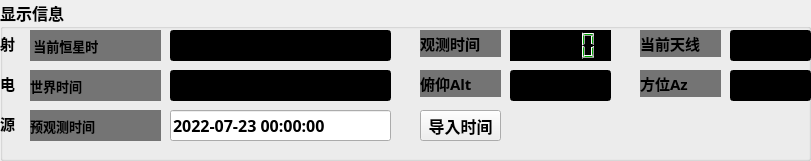
   <widget class="QGroupBox" name="groupBox_1">
    <property name="geometry">
     <rect>
      <x>0</x>
      <y>440</y>
      <width>811</width>
      <height>161</height>
     </rect>
    </property>
    <property name="font">
     <font>
      <family>Agency FB</family>
      <pointsize>12</pointsize>
      <weight>75</weight>
      <bold>true</bold>
     </font>
    </property>
    <property name="title">
     <string>显示信息</string>
    </property>
    <widget class="QLineEdit" name="lineEdit_2">
     <property name="geometry">
      <rect>
       <x>170</x>
       <y>70</y>
       <width>221</width>
       <height>31</height>
      </rect>
     </property>
     <property name="font">
      <font>
       <pointsize>12</pointsize>
       <weight>75</weight>
       <bold>true</bold>
      </font>
     </property>
     <property name="styleSheet">
      <string notr="true">color: rgb(0, 170, 0);
background-color: rgb(0, 0, 0);</string>
     </property>
    </widget>
    <widget class="QLineEdit" name="lineEdit_1">
     <property name="geometry">
      <rect>
       <x>170</x>
       <y>30</y>
       <width>221</width>
       <height>31</height>
      </rect>
     </property>
     <property name="font">
      <font>
       <pointsize>12</pointsize>
       <weight>75</weight>
       <bold>true</bold>
      </font>
     </property>
     <property name="styleSheet">
      <string notr="true">color: rgb(0, 170, 0);
background-color: rgb(0, 0, 0);</string>
     </property>
    </widget>
    <widget class="QLabel" name="label_6">
     <property name="geometry">
      <rect>
       <x>30</x>
       <y>70</y>
       <width>131</width>
       <height>31</height>
      </rect>
     </property>
     <property name="font">
      <font>
       <pointsize>10</pointsize>
       <weight>75</weight>
       <bold>true</bold>
      </font>
     </property>
     <property name="styleSheet">
      <string notr="true">background-color: rgb(116, 116, 116);</string>
     </property>
     <property name="text">
      <string>世界时间</string>
     </property>
    </widget>
    <widget class="QLabel" name="label_7">
     <property name="geometry">
      <rect>
       <x>30</x>
       <y>110</y>
       <width>131</width>
       <height>31</height>
      </rect>
     </property>
     <property name="font">
      <font>
       <pointsize>10</pointsize>
       <weight>75</weight>
       <bold>true</bold>
      </font>
     </property>
     <property name="styleSheet">
      <string notr="true">background-color: rgb(116, 116, 116);</string>
     </property>
     <property name="text">
      <string>预观测时间</string>
     </property>
    </widget>
    <widget class="QLabel" name="label_4">
     <property name="geometry">
      <rect>
       <x>0</x>
       <y>70</y>
       <width>21</width>
       <height>27</height>
      </rect>
     </property>
     <property name="sizePolicy">
      <sizepolicy hsizetype="Preferred" vsizetype="Preferred">
       <horstretch>1</horstretch>
       <verstretch>0</verstretch>
      </sizepolicy>
     </property>
     <property name="font">
      <font>
       <pointsize>11</pointsize>
       <weight>75</weight>
       <bold>true</bold>
      </font>
     </property>
     <property name="styleSheet">
      <string notr="true"/>
     </property>
     <property name="text">
      <string>电</string>
     </property>
    </widget>
    <widget class="QLabel" name="label_5">
     <property name="geometry">
      <rect>
       <x>0</x>
       <y>110</y>
       <width>21</width>
       <height>27</height>
      </rect>
     </property>
     <property name="sizePolicy">
      <sizepolicy hsizetype="Preferred" vsizetype="Preferred">
       <horstretch>1</horstretch>
       <verstretch>0</verstretch>
      </sizepolicy>
     </property>
     <property name="font">
      <font>
       <pointsize>11</pointsize>
       <weight>75</weight>
       <bold>true</bold>
      </font>
     </property>
     <property name="styleSheet">
      <string notr="true"/>
     </property>
     <property name="text">
      <string>源</string>
     </property>
    </widget>
    <widget class="QLabel" name="label_1">
     <property name="geometry">
      <rect>
       <x>30</x>
       <y>30</y>
       <width>131</width>
       <height>31</height>
      </rect>
     </property>
     <property name="font">
      <font>
       <pointsize>10</pointsize>
       <weight>75</weight>
       <bold>true</bold>
      </font>
     </property>
     <property name="styleSheet">
      <string notr="true">background-color: rgb(116, 116, 116);</string>
     </property>
     <property name="text">
      <string> 当前恒星时</string>
     </property>
    </widget>
    <widget class="QLabel" name="label_3">
     <property name="geometry">
      <rect>
       <x>0</x>
       <y>30</y>
       <width>21</width>
       <height>27</height>
      </rect>
     </property>
     <property name="sizePolicy">
      <sizepolicy hsizetype="Preferred" vsizetype="Preferred">
       <horstretch>1</horstretch>
       <verstretch>0</verstretch>
      </sizepolicy>
     </property>
     <property name="font">
      <font>
       <pointsize>11</pointsize>
       <weight>75</weight>
       <bold>true</bold>
      </font>
     </property>
     <property name="styleSheet">
      <string notr="true"/>
     </property>
     <property name="text">
      <string>射</string>
     </property>
    </widget>
    <widget class="QLineEdit" name="lineEdit_4">
     <property name="geometry">
      <rect>
       <x>510</x>
       <y>70</y>
       <width>101</width>
       <height>31</height>
      </rect>
     </property>
     <property name="font">
      <font>
       <pointsize>12</pointsize>
       <weight>75</weight>
       <bold>true</bold>
      </font>
     </property>
     <property name="styleSheet">
      <string notr="true">color: rgb(0, 170, 0);
background-color: rgb(0, 0, 0);</string>
     </property>
    </widget>
    <widget class="QLineEdit" name="lineEdit_5">
     <property name="geometry">
      <rect>
       <x>730</x>
       <y>70</y>
       <width>81</width>
       <height>31</height>
      </rect>
     </property>
     <property name="font">
      <font>
       <pointsize>12</pointsize>
       <weight>75</weight>
       <bold>true</bold>
      </font>
     </property>
     <property name="styleSheet">
      <string notr="true">color: rgb(0, 170, 0);
background-color: rgb(0, 0, 0);</string>
     </property>
    </widget>
    <widget class="QLabel" name="label_9">
     <property name="geometry">
      <rect>
       <x>640</x>
       <y>70</y>
       <width>81</width>
       <height>27</height>
      </rect>
     </property>
     <property name="sizePolicy">
      <sizepolicy hsizetype="Preferred" vsizetype="Preferred">
       <horstretch>1</horstretch>
       <verstretch>0</verstretch>
      </sizepolicy>
     </property>
     <property name="font">
      <font>
       <pointsize>11</pointsize>
       <weight>75</weight>
       <bold>true</bold>
      </font>
     </property>
     <property name="styleSheet">
      <string notr="true">background-color: rgb(116, 116, 116);
</string>
     </property>
     <property name="text">
      <string>方位Az</string>
     </property>
    </widget>
    <widget class="QLabel" name="label_2">
     <property name="geometry">
      <rect>
       <x>420</x>
       <y>30</y>
       <width>81</width>
       <height>27</height>
      </rect>
     </property>
     <property name="sizePolicy">
      <sizepolicy hsizetype="Preferred" vsizetype="Preferred">
       <horstretch>1</horstretch>
       <verstretch>0</verstretch>
      </sizepolicy>
     </property>
     <property name="font">
      <font>
       <pointsize>11</pointsize>
       <weight>75</weight>
       <bold>true</bold>
      </font>
     </property>
     <property name="styleSheet">
      <string notr="true">background-color: rgb(116, 116, 116);
</string>
     </property>
     <property name="text">
      <string>观测时间</string>
     </property>
    </widget>
    <widget class="QLCDNumber" name="lcd_remaining_time">
     <property name="geometry">
      <rect>
       <x>510</x>
       <y>30</y>
       <width>101</width>
       <height>31</height>
      </rect>
     </property>
     <property name="sizePolicy">
      <sizepolicy hsizetype="Preferred" vsizetype="Preferred">
       <horstretch>0</horstretch>
       <verstretch>0</verstretch>
      </sizepolicy>
     </property>
     <property name="font">
      <font>
       <pointsize>9</pointsize>
       <weight>75</weight>
       <bold>true</bold>
      </font>
     </property>
     <property name="styleSheet">
      <string notr="true">color: rgb(0, 170, 0);
background-color: rgb(0, 0, 0);</string>
     </property>
     <property name="smallDecimalPoint">
      <bool>false</bool>
     </property>
    </widget>
    <widget class="QLabel" name="label_8">
     <property name="geometry">
      <rect>
       <x>420</x>
       <y>70</y>
       <width>81</width>
       <height>27</height>
      </rect>
     </property>
     <property name="sizePolicy">
      <sizepolicy hsizetype="Preferred" vsizetype="Preferred">
       <horstretch>1</horstretch>
       <verstretch>0</verstretch>
      </sizepolicy>
     </property>
     <property name="font">
      <font>
       <pointsize>11</pointsize>
       <weight>75</weight>
       <bold>true</bold>
      </font>
     </property>
     <property name="styleSheet">
      <string notr="true">background-color: rgb(116, 116, 116);
</string>
     </property>
     <property name="text">
      <string>俯仰Alt</string>
     </property>
    </widget>
    <widget class="QLineEdit" name="lineEdit_now">
     <property name="geometry">
      <rect>
       <x>730</x>
       <y>30</y>
       <width>81</width>
       <height>31</height>
      </rect>
     </property>
     <property name="font">
      <font>
       <pointsize>12</pointsize>
       <weight>75</weight>
       <bold>true</bold>
      </font>
     </property>
     <property name="styleSheet">
      <string notr="true">color: rgb(0, 170, 0);
background-color: rgb(0, 0, 0);</string>
     </property>
    </widget>
    <widget class="QLabel" name="label_22">
     <property name="geometry">
      <rect>
       <x>640</x>
       <y>30</y>
       <width>81</width>
       <height>27</height>
      </rect>
     </property>
     <property name="sizePolicy">
      <sizepolicy hsizetype="Preferred" vsizetype="Preferred">
       <horstretch>1</horstretch>
       <verstretch>0</verstretch>
      </sizepolicy>
     </property>
     <property name="font">
      <font>
       <pointsize>11</pointsize>
       <weight>75</weight>
       <bold>true</bold>
      </font>
     </property>
     <property name="styleSheet">
      <string notr="true">background-color: rgb(116, 116, 116);
</string>
     </property>
     <property name="text">
      <string>当前天线</string>
     </property>
    </widget>
    <widget class="QLineEdit" name="lineEdit_foretime">
     <property name="geometry">
      <rect>
       <x>170</x>
       <y>110</y>
       <width>221</width>
       <height>31</height>
      </rect>
     </property>
     <property name="font">
      <font>
       <pointsize>12</pointsize>
       <weight>75</weight>
       <bold>true</bold>
      </font>
     </property>
     <property name="text">
      <string>2022-07-23 00:00:00</string>
     </property>
    </widget>
    <widget class="QPushButton" name="foretime_sure_Button">
     <property name="geometry">
      <rect>
       <x>420</x>
       <y>110</y>
       <width>81</width>
       <height>31</height>
      </rect>
     </property>
     <property name="font">
      <font>
       <weight>75</weight>
       <bold>true</bold>
      </font>
     </property>
     <property name="text">
      <string>导入时间</string>
     </property>
    </widget>
   </widget>
